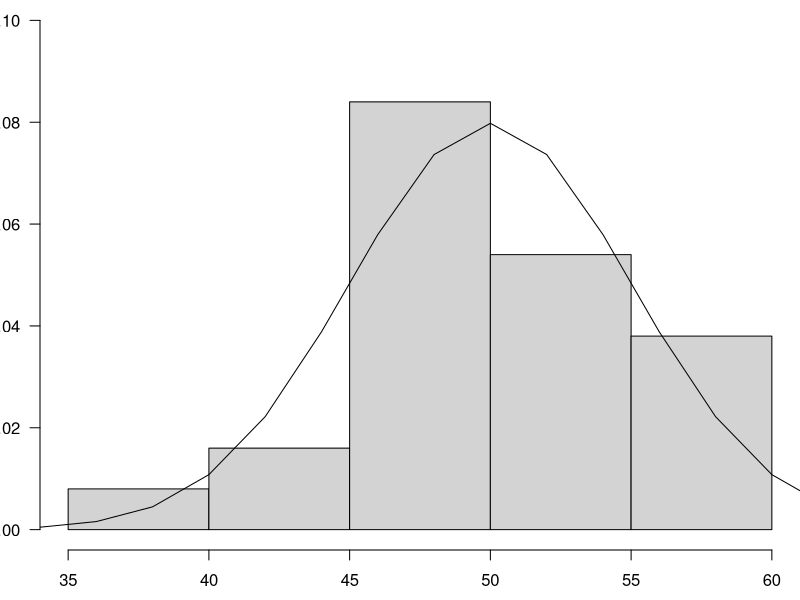
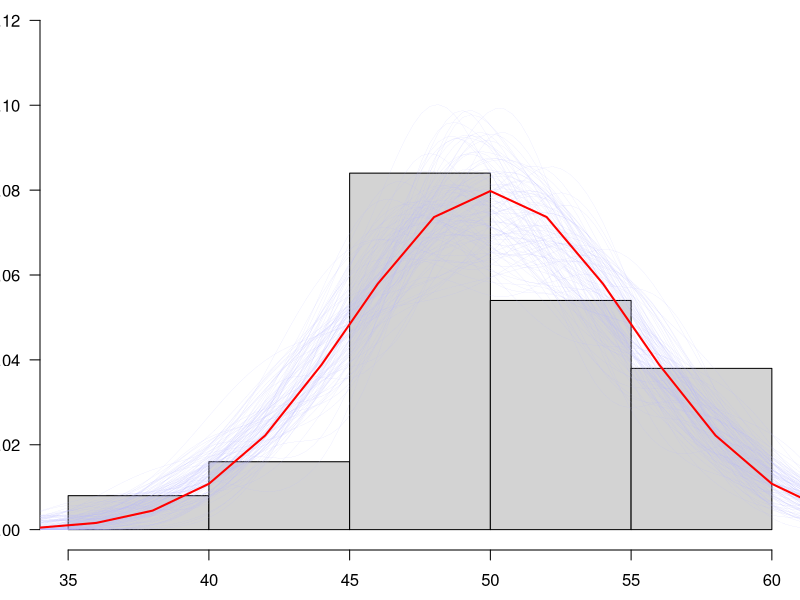

Source code (R) for these figures, in order:
## ---- chunk 1
#| label: fig-hist-rx
#| fig-cap: Gráfico de datos simulados.
#| warning: false
#| fig-width: 4.5
#| fig-height: 2
#| fig-pos: H
par(las=1, mar = c(2.5, 2, 0, 0)) # opciones de gráficos
# asignar parámetros reales
mu_real <- 50
sd_real <- 5
# simular variable aleatoria normal con media mu_real y desviación estándar sd_real
rx_sim <- rnorm(100, mu_real, sd_real)
# histograma, freq = FALSE para probabilidad en vez de frecuencia
hist(rx_sim, freq = FALSE, ylim=c(0, 0.1), main = '')
# la función curve crea una curva continua basada en la función que coloquemos
# como primer argumento, dnorm en este caso; dejamos x sin especificar, pero 
# agregamos from y to para definir el rango del cómputo de la densidad en x;
# notar también que aunque no especificamos x, sí especificamos mean y sd
# finalmente, add=TRUE indica que sobreponga la curva al histograma; sin este
# argumento, no se sobrepondría y crearía un gráfico aparte 
curve(dnorm(x, mean = mu_real, sd = sd_real), from = 0, to = 200, add = TRUE)
## ---- chunk 2
dnorm(rx_sim[1], 10, 3)
## ---- chunk 3
#| warning: false
# argumentos:
# theta: numeric de longitud 2, su primer valor es la media, el segundo la sd
# x: numeric con los datos de entrada
neg_log_lik_gaussian <- function(theta, x) {
  # creamos la función de verosimilitud; log=TRUE retorna la transformación
  # logarítmica, de otra forma tendríamos que obtener L, luego l <- log(L)
  l <- dnorm(x, theta[1], theta[2], log=TRUE)
  # dado que ya hicimos la transformación logarítmica, sumamos la log-prob
  # notar que multiplicamos por -1 (signo negativo por delante de sum())
  # esto nos va a retornar la log_likelihood negativa
  -sum(l)
}

# Ahora vamos a definir un vector de parámetros iniciales. La mayoría
# de los algoritmos de optimización necesitan parámetros iniciales para
# comenzar con la búsqueda de los mejores parámetros. 
# Al parámetro inicial de mu lo asignamos al primer valor de rx_sim;
# al parámetro inicial de sd como la media del rango intercuartílico.
# Esto podría funcionar o no; escoger parámetros iniciales es un arte
theta.start <- c(rx_sim[1], IQR(rx_sim)/2)
# Ahora usaremos el algoritmo de optimización no lineal, nlm.
# Se puede pedir ayuda con ?nlm.
# Los argumentos necesarios son una función, los parámetros iniciales,
# el vector x (que es un argumento de la función neg_log_lik_gaussian)
# y agrego el argumento interlim para aumentar la cantidad de iteraciones
# por defecto tiene 100, que pueden ser insuficientes
nlm(neg_log_lik_gaussian, theta.start, x=rx_sim, iterlim = 1e5)
## ---- chunk 4
#| warning: false
estimadores <- nlm(neg_log_lik_gaussian, theta.start, x=rx_sim, iterlim = 1e5)
estimadores$estimate
## ---- chunk 5
#| warning: false
#| fig-width: 4.5
#| fig-height: 2
#| fig-pos: H
# simulación de diferentes valores aleatorios
par(las=1, mar = c(2.5, 2, 0, 0)) 
# graficamos histograma original
hist(rx_sim, freq = FALSE, ylim = c(0,0.12), main = '')
# guardamos los estimadores en un vector que llamaremos coefs
coefs <- estimadores$estimate
# simularemos 100 veces la variable aleatoria
nsims <- 100
# cada experimento aleatorio será de 100 valores (n=100), y tendremos 100
# de estos experimentos (nsims)
n <- length(rx_sim)
# usaremos un ciclo for para crear líneas 
for (i in 1:nsims) {
  # creamos una variable aleatoria temporal que se renueva en cada ciclo;
  # usaremos los coeficientes coefs obtenidos con nlm
  rx <- rnorm(n, mean = coefs[1], sd = coefs[2])
  # usaremos la función density() de R, que obtiene densidades
  # usando un algoritmo no paramétrico llamado kernel density estimate;
  # por el momento, lo importante es que permite obtener densidad de probabilidad
  # y la usaremos para crear líneas que sobrelapen al histograma antes creado
  # obtendremos la densidad entre 0 y 150
  den_rx <- density(rx, from = 0, to = 150)
  # la función lines permite añadir elementos al gráfico original, en este
  # caso, el creado con hist(). lwd es el grosor de la línea; haremos 
  # líneas muy delgadas
  lines(den_rx$x, den_rx$y, lwd = 0.1, col = '#B3B3FF')
}
# repetir la curva original con los datos reales, pero en color rojo y gruesa
curve(dnorm(x, mean = mu_real, sd = sd_real), col = 'red',
  lwd = 2,from = 0, to = 200, add = TRUE)
## ---- chunk 6
# vector de datos aleatorios
x <- c(115, 122, 130, 127, 149, 160, 152, 138, 149, 180)
# coloca correctamente entre las comas los argumentos de la función para
# obtener los estimadores
# estimadores <- nlm(, , , iterlim = 1e5) # quita el primer '#'
